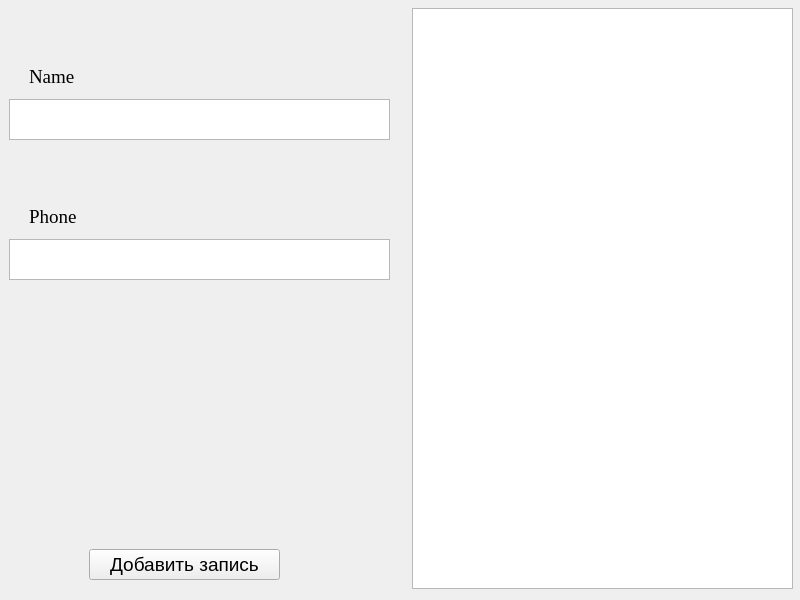
<?xml version="1.0" encoding="UTF-8"?>
<ui version="4.0">
 <class>Widget</class>
 <widget class="QWidget" name="Widget">
  <property name="geometry">
   <rect>
    <x>0</x>
    <y>0</y>
    <width>800</width>
    <height>600</height>
   </rect>
  </property>
  <property name="windowTitle">
   <string>Widget</string>
  </property>
  <widget class="QWidget" name="Create_Task_Border" native="true">
   <property name="geometry">
    <rect>
     <x>-1</x>
     <y>-1</y>
     <width>401</width>
     <height>601</height>
    </rect>
   </property>
   <widget class="QTextEdit" name="Time_text">
    <property name="geometry">
     <rect>
      <x>10</x>
      <y>100</y>
      <width>381</width>
      <height>41</height>
     </rect>
    </property>
    <property name="font">
     <font>
      <pointsize>14</pointsize>
     </font>
    </property>
   </widget>
   <widget class="QTextEdit" name="Task_text">
    <property name="geometry">
     <rect>
      <x>10</x>
      <y>240</y>
      <width>381</width>
      <height>41</height>
     </rect>
    </property>
    <property name="font">
     <font>
      <pointsize>14</pointsize>
     </font>
    </property>
   </widget>
   <widget class="QPushButton" name="Create_Task_button">
    <property name="geometry">
     <rect>
      <x>90</x>
      <y>550</y>
      <width>191</width>
      <height>31</height>
     </rect>
    </property>
    <property name="font">
     <font>
      <pointsize>14</pointsize>
     </font>
    </property>
    <property name="text">
     <string>Добавить запись</string>
    </property>
   </widget>
   <widget class="QLabel" name="label">
    <property name="geometry">
     <rect>
      <x>30</x>
      <y>70</y>
      <width>101</width>
      <height>16</height>
     </rect>
    </property>
    <property name="font">
     <font>
      <family>Times New Roman</family>
      <pointsize>14</pointsize>
     </font>
    </property>
    <property name="text">
     <string>Name</string>
    </property>
   </widget>
   <widget class="QLabel" name="label_2">
    <property name="geometry">
     <rect>
      <x>30</x>
      <y>210</y>
      <width>121</width>
      <height>16</height>
     </rect>
    </property>
    <property name="font">
     <font>
      <family>Times New Roman</family>
      <pointsize>14</pointsize>
     </font>
    </property>
    <property name="text">
     <string>Phone</string>
    </property>
   </widget>
  </widget>
  <widget class="QWidget" name="Task_Book_Border" native="true">
   <property name="geometry">
    <rect>
     <x>399</x>
     <y>-1</y>
     <width>401</width>
     <height>601</height>
    </rect>
   </property>
   <widget class="QTextEdit" name="Task_Book">
    <property name="geometry">
     <rect>
      <x>13</x>
      <y>9</y>
      <width>381</width>
      <height>581</height>
     </rect>
    </property>
    <property name="font">
     <font>
      <pointsize>14</pointsize>
     </font>
    </property>
   </widget>
  </widget>
 </widget>
 <resources/>
 <connections/>
</ui>
